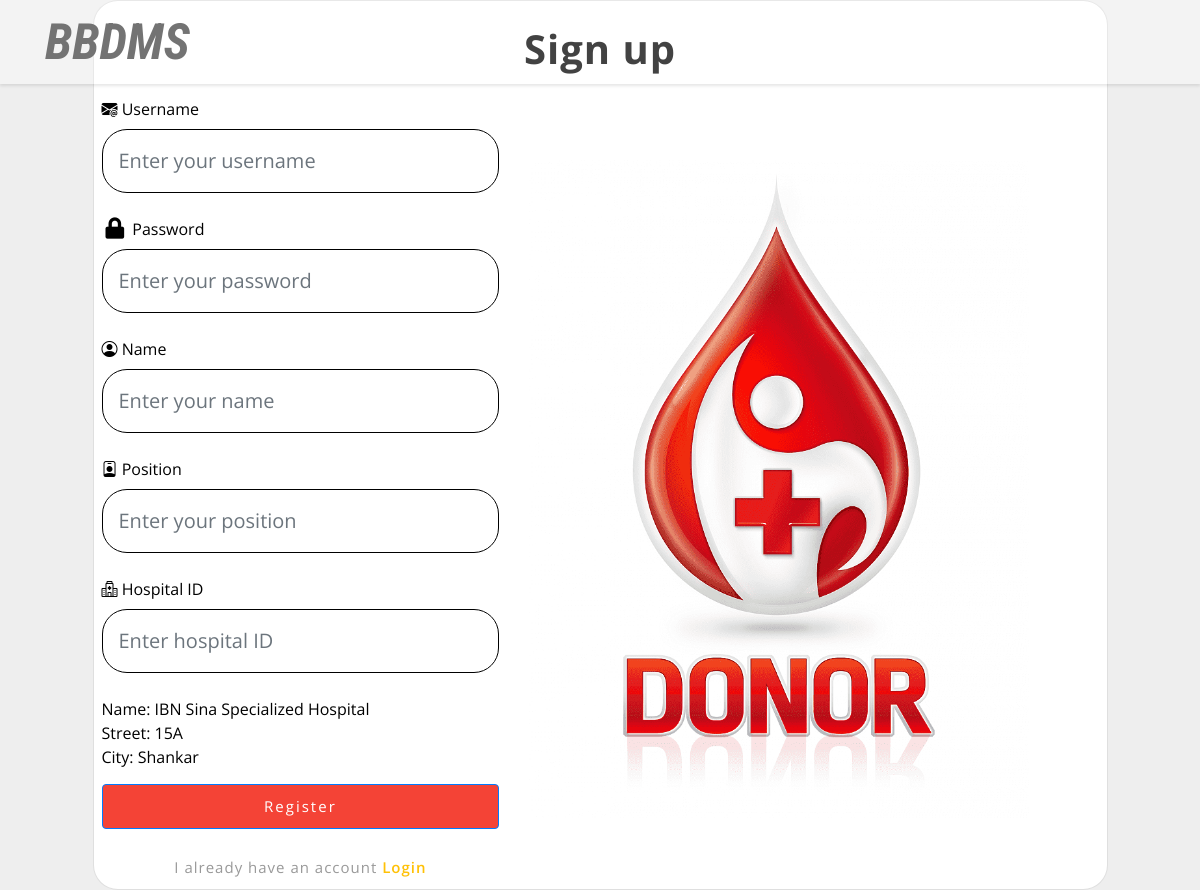
Screenshot of /Hospital/hospitalstaffaccount.php?hospital_id=1 with the database file from the repository.
### tables this page shows
CREATE TABLE `hospital` (
  `Hospital_Id` int(11) NOT NULL,
  `Name` varchar(100) DEFAULT NULL,
  `Street` varchar(100) DEFAULT NULL,
  `City` varchar(50) DEFAULT NULL
);

### Hospital/hospitalstaffaccount.php (the view, shortened to what this page needs)
<?php
include('../includes/config.php');
if(isset($_GET['hospital_id'])) {
    $hospital_id = $_GET['hospital_id'];
    $sql = "SELECT * FROM Hospital WHERE Hospital_Id = :hospital_id";
    $query = $dbh->prepare($sql);
    $query->bindParam(':hospital_id', $hospital_id, PDO::PARAM_INT);
    $query->execute();
    $result = $query->fetch(PDO::FETCH_ASSOC);
}
?>
<!DOCTYPE html>
<html lang="en">
<head>
    <link href="https://cdn.jsdelivr.net/npm/bootstrap@5.2.1/dist/css/bootstrap.min.css" rel="stylesheet">
    <link rel="stylesheet" href="https://cdn.jsdelivr.net/npm/bootstrap-icons@1.10.2/font/bootstrap-icons.css">
	<link rel="stylesheet" href="../css/bootstrap.css">
	<link rel="stylesheet" href="../css/style.css" type="text/css" media="all" />
	<link rel="stylesheet" href="../css/fontawesome-all.css">
</head>
<body style="background-color: #eee;">
    <div id="home">
        <div class="main-top py-1">
            <nav class="navbar navbar-expand-lg navbar-light fixed-navi">
                <div class="container">
                    <h1>
                        <a class="navbar-brand font-weight-bold font-italic" href="../index.php">
                            BBDMS
                            <i class="fas fa-syringe"></i>
                        </a>
                    </h1>
                </div>
            </nav>
        </div>
    </div>
    <section class="vh-100">
        <div class="container h-100">
            <div class="row d-flex justify-content-center align-items-center h-100">
                <div class="col-lg-12 col-xl-11">
                    <div class="card text-black" style="border-radius: 25px;">
                        <div class="card-body p-md-2">
                            <div class="row justify-content-center">
                                <p class="text-center h1 fw-bold mb-4 mx-1 mx-md-3 mt-3">Sign up</p>
                                <div class="col-md-10 col-lg-6 col-xl-5 order-2 order-lg-1">
                                    <form action="#" method="post"  name="signup" onsubmit="return validateForm();">
                                        <div class="d-flex flex-row align-items-center mb-4">
                                            <div class="form-outline flex-fill mb-0">
                                                <label class="form-label" for="username"><i class="bi bi-envelope-at-fill"></i> Username</label>
                                                <input type="text" id="username" class="form-control form-control-lg py-3" name="username" autocomplete="off" placeholder="Enter your username" style="border-radius:25px ;" />
                                            </div>
                                        </div>
                                        <div class="d-flex flex-row align-items-center mb-4">
                                            <div class="form-outline flex-fill mb-0">
                                                <label class="form-label" for="password"><i class="fas fa-lock fa-lg fa-fw"></i> Password</label>
                                                <input type="password" id="password" class="form-control form-control-lg py-3" name="password" autocomplete="off" placeholder="Enter your password" style="border-radius:25px ;" />
                                            </div>
                                        </div>
                                        <div class="d-flex flex-row align-items-center mb-4">
                                            <div class="form-outline flex-fill mb-0">
                                                <label class="form-label" for="name"><i class="bi bi-person-circle"></i> Name</label>
                                                <input type="text" id="name" class="form-control form-control-lg py-3" name="name" autocomplete="off" placeholder="Enter your name" style="border-radius:25px ;" />
                                            </div>
                                        </div>
                                        <div class="d-flex flex-row align-items-center mb-4">
                                            <div class="form-outline flex-fill mb-0">
                                                <label class="form-label" for="position"><i class="bi bi-person-badge"></i> Position</label>
                                                <input type="text" id="position" class="form-control form-control-lg py-3" name="position" autocomplete="off" placeholder="Enter your position" style="border-radius:25px ;" />
                                            </div>
                                        </div>
                                        <div class="d-flex flex-row align-items-center mb-4">
                                            <div class="form-outline flex-fill mb-0">
                                                <label class="form-label" for="hospital_id"><i class="bi bi-hospital"></i> Hospital ID</label>
                                                <input type="text" id="hospital_id" class="form-control form-control-lg py-3" name="hospital_id" autocomplete="off" placeholder="Enter hospital ID" style="border-radius:25px ;" />
                                            </div>
                                        </div>
                                        <div id="hospital_details">
                                            <label>Name: <?php echo $result['Name']; ?></label><br>
                                            <label>Street: <?php echo $result['Street']; ?></label><br>
                                            <label>City: <?php echo $result['City']; ?></label><br>
                                        </div>
                                        <button type="submit" class="btn btn-primary submit mb-4" name="submit">Register</button>
                                    </form>
                                    <p align="center">I already have an account <a href="index.php" class="text-warning" style="font-weight:600; text-decoration:none;">Login</a></p>
                                </div>
                                <div class="col-md-10 col-lg-6 col-xl-7 d-flex align-items-center order-1 order-lg-2">
                                    <img src="../images/signup.png" class="img-fluid" alt="Sample image" height="300px" width="500px">
                                </div>
                            </div>
                        </div>
                    </div>
                </div>
            </div>
        </div>
    </section>
</body>
</html>

### css/style.css (style rules this page uses)
body { padding: 0; margin: 0; background: #FFF; font-family: 'Open Sans', sans-serif; }
body a { transition: 0.5s all; -webkit-transition: 0.5s all; -moz-transition: 0.5s all; -o-transition: 0.5s all; -ms-transition: 0.5s all; text-decoration: none; }
h1, h2, h3, h4, h5, h6 { margin: 0; padding: 0; font-family: 'Roboto Condensed', sans-serif; }
p { margin: 0; padding: 0; font-family: 'Open Sans', sans-serif; font-size: 15px; letter-spacing: 1px; line-height: 1.9; color: #999; }
label { margin: 0; }
div#home { position: relative; }
.main-top { position: absolute; z-index: 999; width: 100%; background: rgba(255, 255, 255, 0.26); box-shadow: 0 2px 3px 0 rgba(0, 0, 0, 0.1); -webkit-transition: background-color .1s ease-in-out; -moz-transition: background-color .1s ease-in-out; -ms-transition: background-color .1s ease-in-out; -o-transition: background-color .1s ease-in-out; transition: background-color .1s ease-in-out; }
a.navbar-brand { color: #737373; font-size: 50px; padding: 0; }
.navbar-light .navbar-brand, .navbar-light .navbar-brand:hover, .navbar-light .navbar-brand:focus, .w3l-footer h2 a span { color: #737373; }
a.navbar-brand i, .w3l-footer h2 a i { color: #fff; font-size: 22px; }
.form-control { border-radius: 0px }
button.submit { background: #f44336; color: #fff; font-size: 15px; letter-spacing: 2px; padding: 10px; width: 100%; margin-top: 1em; transition: 0.5s all; -webkit-transition: 0.5s all; -moz-transition: 0.5s all; -o-transition: 0.5s all; -ms-transition: 0.5s all; }

### rows the page displays
hospital: Name "IBN Sina Specialized Hospital", Street "15A", City "Shankar"
